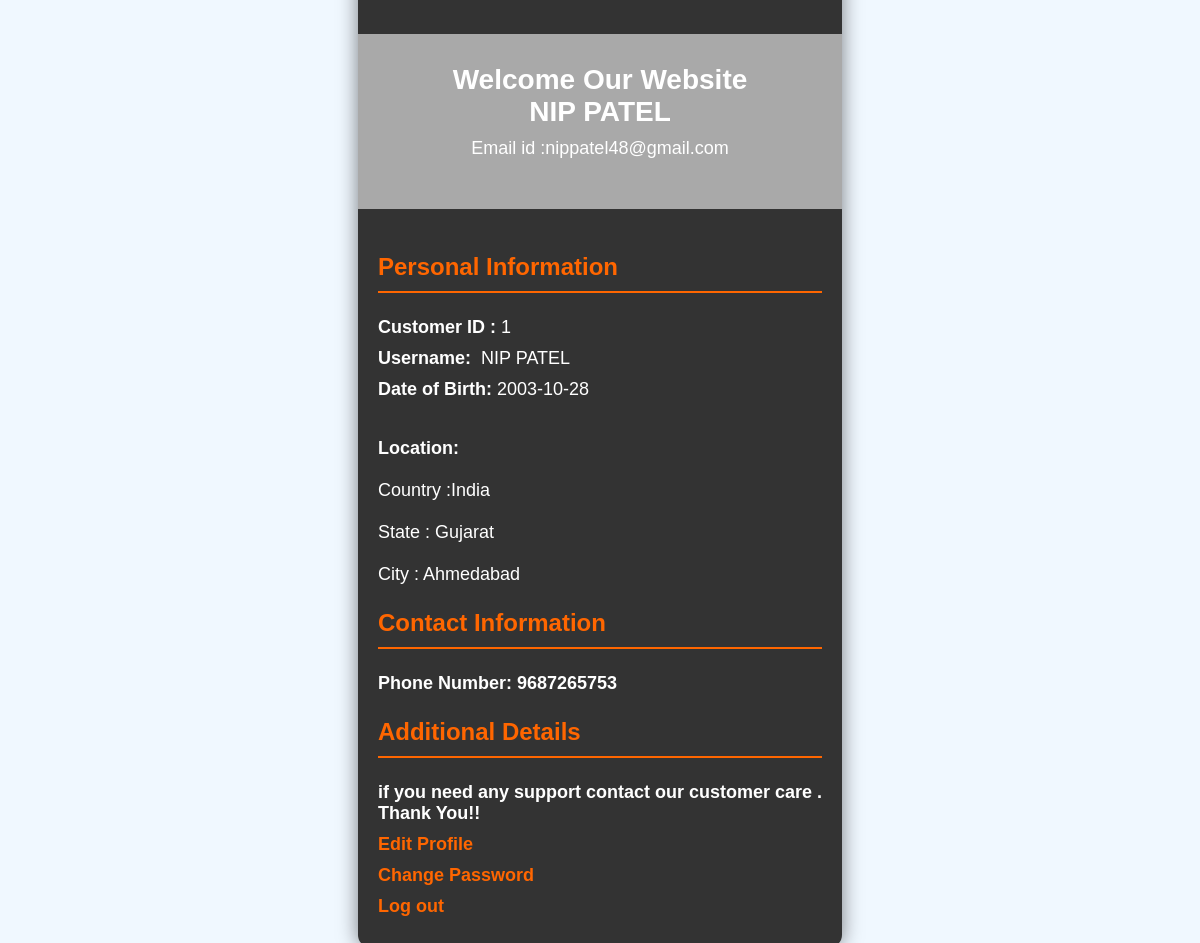
The app's page /PROFILE1.php (signed in) with its own data.
### tables this page shows
CREATE TABLE `users` (
  `sno` int(100) NOT NULL,
  `username` varchar(15) NOT NULL,
  `password` varchar(255) NOT NULL,
  `emailid` varchar(30) NOT NULL,
  `date_of_birth` date NOT NULL,
  `country` varchar(50) NOT NULL,
  `State` varchar(30) NOT NULL,
  `city` varchar(30) NOT NULL,
  `mobile_no` text NOT NULL,
  `securtyquestion` varchar(200) NOT NULL,
  `answer` varchar(100) NOT NULL
);

### PROFILE1.php (the view, shortened to what this page needs)
<?php
$server = "localhost";
$username = "root";
$password = "";
$database = "users2810";
$usname = $_SESSION['username'];
$conn = mysqli_connect($server,$username,$password,$database);
$sql = "SELECT emailid FROM users WHERE username = '$usname'";
$result = mysqli_query($conn, $sql);
if ($result) {
    $row = mysqli_fetch_assoc($result);
    $email = $row['emailid'];
} else {
    $email = "Error fetching email";
}
$sql = "SELECT date_of_birth,country, State, city,mobile_no , sno  FROM users WHERE username = '$usname'";
$result = mysqli_query($conn, $sql);
if ($result) {
    $row = mysqli_fetch_assoc($result);
    $dob = $row['date_of_birth'];
    $country = $row['country'];
    $state = $row['State'];
    $city = $row['city'];
    $mobileno = $row['mobile_no'];
    $customer_id = $row['sno'];
} else {
    $email = "Error fetching email";
}
?>
<!DOCTYPE html>
<html lang="en">
<head>
</head>
<body>
    <div class="container">
        <div class="profile-header">
            <div class="profile-info">
                <h2>Welcome Our Website </h2>
                <h2><?php echo $usname; ?></h2>
                <p>Email id :<?php echo $email; ?></p>
            </div>
        </div>
        <div class="profile-details">
            <h3><b>Personal Information</b></h3>
            <p><strong> Customer ID :</strong> <?php echo $customer_id; ?> </p>
            <p><strong>Username:</strong> &nbsp;<?php echo $usname; ?><br></p>
            <p><strong>Date of Birth:</strong>&nbsp;<?php echo $dob; ?><br></p><br>
            <p><strong>Location:<br></strong> <br> Country :<?php echo $country; ?>
            <br><br>State : <?php echo $state; ?><br> <br>City : <?php echo $city; ?></p>
            <h3><b>Contact Information<b></h3>
            <p><strong>Phone Number:</strong> <?php echo $mobileno; ?></p>
            <h3><b>Additional Details</b></h3>
            <p>if you need any support contact our customer care .
                <br><b>Thank You!! </b>
            </p>
            <p><a href="edit-profile.php">Edit Profile</a></p>
            <P><a href="changepass.php">Change Password</a></P>
            <P><a href = "logout.php">Log out</a></P>
        </div>
    </div>
</body>
</html>

### PROFILE1.php (style rules this page uses)
body { font-family: 'Arial', sans-serif; background-color:aliceblue; color: #fff; margin: 0; padding: 0; display: flex; justify-content: center; align-items: center; height: 100vh; margin-top: 50px; }
.container { max-width: 800px; background-color: #333; border-radius: 12px; box-shadow: 0 0 20px rgba(0, 0, 0, 0.5); padding-top: 50px; }
.profile-header { margin-top: 30px; background-color:darkgray; color: #fff; text-align: center; padding: 30px 0; padding-top: 30px; }
.profile-info h2 { margin: 0; font-size: 28px; }
.profile-info p { margin: 10px 0 20px 0; font-size: 18px; }
.profile-details { padding: 20px; }
h3 { color: #ff6600; border-bottom: 2px solid #ff6600; padding-bottom: 10px; font-size: 24px; }
.profile-details p { margin: 10px 0; font-size: 18px; }
a { color: #ff6600; text-decoration: none; transition: color 0.3s; }

### records on screen
users: sno "1", date_of_birth "2003-10-28", country "India", State "Gujarat", city "Ahmedabad", mobile_no "9687265753"

### other values on screen
$usname "NIP PATEL"
$email "nippatel48@gmail.com"
